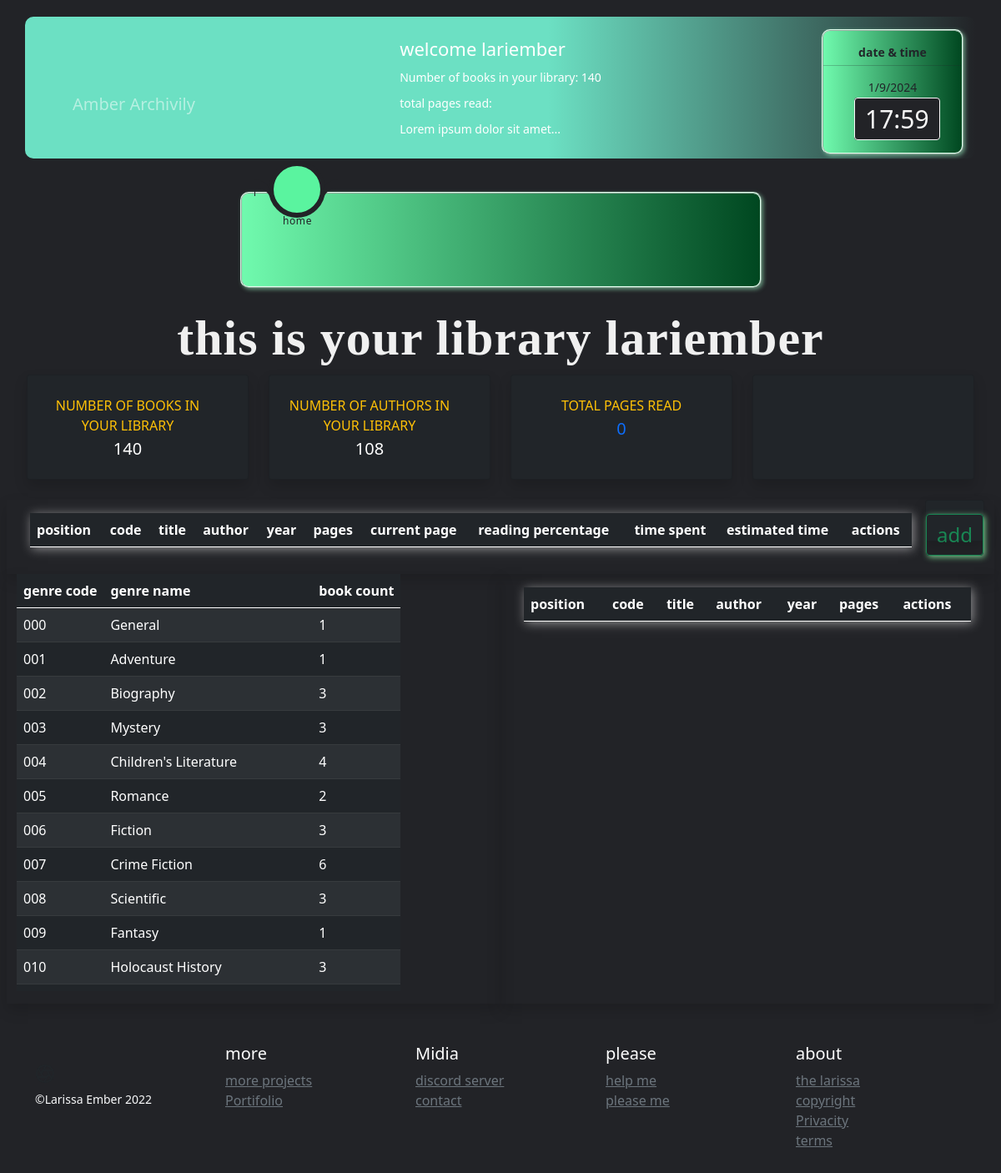
/about_your_library (signed in), run on an earlier commit of the app's database.
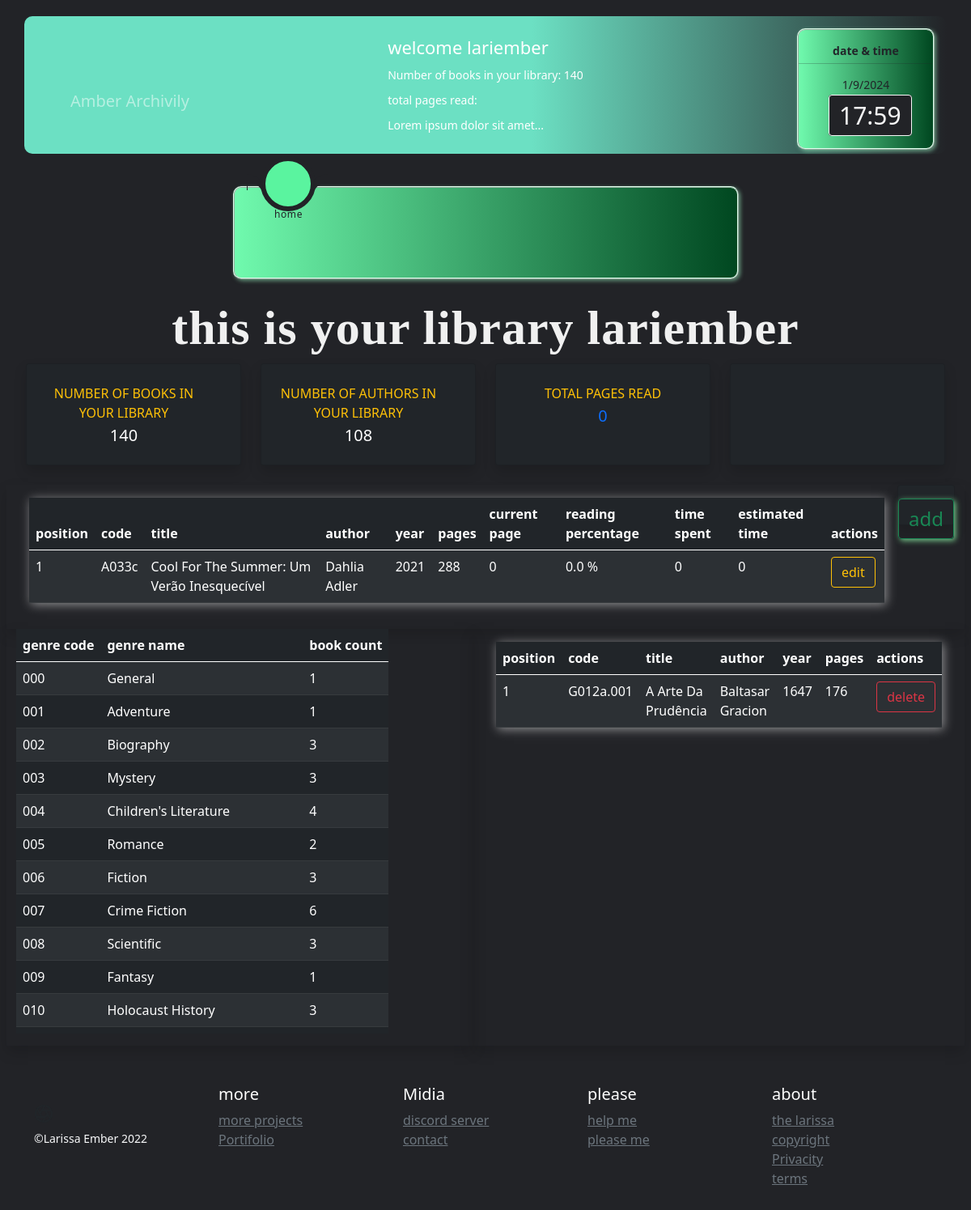
And on a later commit of the database.
### app/__init__.py (models this page shows, shortened)
class User(db.Model):
    __tablename__ = 'users'
    id = db.Column(db.Integer, primary_key=True)
    username = db.Column(db.String(), unique=True, nullable=False)
    password_hash = db.Column(db.String(), nullable=False)
    name = db.Column(db.String(), nullable=False)
    books = db.relationship('Book', backref='user', lazy=True)
    user_readings = db.relationship('UserReadings', backref='user', lazy=True)  # Adicione este atributo de relacionamento
    @property
    def is_authenticated(self):
        return True

class UserReadings(db.Model):
    __tablename__ = 'user_readings'
    id = db.Column(db.Integer, primary_key=True)
    user_id = db.Column(db.Integer, db.ForeignKey('users.id'), nullable=False)
    book_id = db.Column(db.Integer, db.ForeignKey('books.id'), nullable=False)
    current_page = db.Column(db.Integer)
    reading_percentage = db.Column(db.Float)
    time_spent = db.Column(db.Integer)
    estimated_time = db.Column(db.Integer)

class Book(db.Model):
    __tablename__ = 'books'
    id = db.Column(db.Integer, primary_key=True)
    code = db.Column(db.String(8), unique=True, nullable=False)
    title = db.Column(db.String(200), nullable=False)
    author = db.Column(db.String(100), nullable=False)
    publisher = db.Column(db.String(100), nullable=False)
    year = db.Column(db.Integer, nullable=False)
    pages = db.Column(db.Integer, nullable=False)
    status = db.Column(db.String(50), nullable=False)  # 'available', 'borrowed', or 'ex-libris'
    format = db.Column(db.String(50), nullable=False)  # 'physical', 'e-book', or 'pdf'
    read = db.Column(db.String(10), nullable=False)
    genre = db.Column(db.String(50), nullable=False)
    completion_date = db.Column(db.String(11), nullable=True)
    user_id = db.Column(db.Integer, db.ForeignKey('users.id'), nullable=False)
    user_readings = db.relationship('UserReadings', backref='book', lazy=True)  # Adicione este atributo de relacionamento
    loan_id = db.Column(db.Integer, db.ForeignKey('loans.id'), nullable=True)  # Chave estrangeira para a tabela Loan

### app/controllers/defaut.py (the view)
@app.route('/about_your_library')
def about_your_library():
    user_readings = current_user.user_readings
    user = get_logged_in_user()
    if not user:
        return redirect('/login')
    if db.session.query(func.sum(Book.pages)).filter(Book.read == 'read').scalar() != None:
        total_pages_completed = db.session.query(
            func.sum(Book.pages)).filter(Book.read == 'read').scalar()
    else:
        total_pages_completed = 0
    if db.session.query(func.sum(UserReadings.current_page)).filter(UserReadings.user_id == current_user.id).scalar() != None:
        total_pages_in_progress = db.session.query(func.sum(UserReadings.current_page)).filter(
            UserReadings.user_id == current_user.id).scalar()
    else:
        total_pages_in_progress = 0
    print(total_pages_completed)
    print(total_pages_in_progress)
    sum_pages = total_pages_in_progress + total_pages_completed
    genre_counts = db.session.query(
        Book.genre, func.count(Book.id)).group_by(Book.genre).all()
    borrowed_books = Book.query.filter_by(status='borrowed').all()
    return render_template('about_your_library.html', book_genres=book_genres, user_readings=user_readings, sum_pages=sum_pages, genre_counts=genre_counts, borrowed_books=borrowed_books)

### app/templates/about_your_library.html (shortened to what this page needs)
{% extends 'base.html' %}
{% block content %}
<div class="container-fluid">
    <div class="text-white text-center">
        <h1>this is your library {{ current_user.username }}</h1>
        <div class="row">
            <div class="col-xl-3 col-md-6 mb-4">
                <a href="/your_collection" style="text-decoration: none;" class="list">
                    <div class="card bg-dark border-left-warning shadow h-100 py-2 text-white">
                        <div class="card-body">
                            <div class="row no-gutters align-items-center">
                                <div class="col mr-2">
                                    <div class="text-xs font-weight-bold text-warning text-uppercase mb-1">
                                        number of books in your library</div>
                                    <div class="h5 mb-0 font-weight-bold ">{{ current_user.books|length }}</div>
                                </div>
                            </div>
                        </div>
                    </div>
                </a>
            </div>
            <div class="col-xl-3 col-md-6 mb-4">
                <a href="#" style="text-decoration: none;" class="authour">
                    <div class="card bg-dark border-left-warning shadow h-100 py-2 text-white">
                        <div class="card-body">
                            <div class="row no-gutters align-items-center">
                                <div class="col mr-2">
                                    <div class="text-xs font-weight-bold text-warning text-uppercase mb-1">
                                        Number of authors in your library
                                    </div>
                                    <div class="h5 mb-0 font-weight-bold">{{
                                        current_user.books|map(attribute='author')|unique|list|length }}</div>
                                </div>
                            </div>
                        </div>
                    </div>
                </a>
            </div>
            <div class="col-xl-3 col-md-6 mb-4">
                <a href="/your_collection" style="text-decoration: none;" class="active">
                    <div class="card bg-dark border-left-warning shadow h-100 py-2">
                        <div class="card-body">
                            <div class="row no-gutters align-items-center">
                                <div class="col mr-2">
                                    <div class="text-xs font-weight-bold text-warning text-uppercase mb-1">Total Pages
                                        Read</div>
                                    <div class="h5 mb-0 font-weight-bold text-gray-800">{{ sum_pages or 0 }}
                                    </div>
                                </div>
                            </div>
                        </div>
                    </div>
                </a>
            </div>
            <div class="col-xl-3 col-md-6 mb-4">
                <a href="/your_collection" style="text-decoration: none;" class="active">
                    <div class="card bg-dark border-left-warning shadow h-100 py-2">
                    </div>
                </a>
            </div>
        </div>
    </div>
</div>
<div class="row">
    <div class="col shadow d-flex justify-content-center">
        <div id="book-genres-table" style="width: auto;" class="card-body table-responsive">
            <table class="table table-striped table-hover table-dark">
                <thead>
                    <tr>
                        <th>position</th>
                        <th>code</th>
                        <th>title</th>
                        <th>author</th>
                        <th>year</th>
                        <th>pages</th>
                        <th>current page</th>
                        <th>reading percentage</th>
                        <th>time spent</th>
                        <th>estimated time</th>
                        <th>actions</th>
                    </tr>
                </thead>
                <tbody>
                    {% for reading in user_readings %}
                    <tr>
                        <td>{{ loop.index }}</td>
                        <td>{{ reading.book.code }}</td>
                        <td>{{ reading.book.title }}</td>
                        <td>{{ reading.book.author }}</td>
                        <td>{{ reading.book.year }}</td>
                        <td>{{ reading.book.pages }}</td>
                        <td>{{ reading.current_page }}</td>
                        <td>{{ reading.reading_percentage }} %</td>
                        <td>{{ reading.time_spent }}</td>
                        <td>{{ reading.estimated_time }}</td>
                        <td><a href="{{ url_for('edit_reading', reading_id=reading.id) }}"
                                class="btn btn-outline-warning">edit</a></td>
                    </tr>
                    {% endfor %}
                </tbody>
            </table>
        </div>
        <div class=" mb-4" style="max-width: 100px; max-height: 50px;">
            <div class="card bg-dark border-left-warning shadow h-100 py-3">
                <a href="/search" class="btn btn-outline-success"
                    style="font-size: 24px; box-shadow: 2px 2px 7px rgb(119, 200, 139);">add</a>
            </div>
        </div>
    </div>
    <div class="col shadow d-flex">
        <div id="book-genres-table" style="width: auto; max-height: 500px; margin-bottom: 15px;"
            class="table-responsive overflow-auto">
            <table class="table table-striped table-hover table-dark">
                <thead>
                    <tr>
                        <th>genre code</th>
                        <th>genre name</th>
                        <th>book count</th>
                    </tr>
                </thead>
                <tbody>
                    {% for code, name in book_genres.items() %}
                    <tr>
                        <td>{{ code }}</td>
                        <td>{{ name }}</td>
                        {% if loop.index0 < genre_counts|length %} <td>{{ genre_counts[loop.index0][1] }}</td>
                            {% else %}
                            <td>0</td>
                            {% endif %}
                    </tr>
                    {% endfor %}
                </tbody>
            </table>
        </div>
    </div>
    <div class="col shadow d-flex justify-content-center">
        <div id="book-genres-table" style="width: auto;" class="card-body table-responsive">
            <table class="table table-striped table-hover table-dark">
                <thead>
                    <tr>
                        <th>position</th>
                        <th>code</th>
                        <th>title</th>
                        <th>author</th>
                        <th>year</th>
                        <th>pages</th>
                        <th>actions</th>
                    </tr>
                </thead>
                <tbody>
                    {% for borrowed in borrowed_books %}
                    <tr>
                        <td>{{ loop.index }}</td>
                        <td>{{ borrowed.code }}</td>
                        <td>{{ borrowed.title }}</td>
                        <td>{{ borrowed.author }}</td>
                        <td>{{ borrowed.year }}</td>
                        <td>{{ borrowed.pages }}</td>
                        <td>
                            <button class="btn btn-outline-danger"
                                onclick="changeStatus({{ borrowed.id }})">delete</button>
                        </td>
                    </tr>
                    {% endfor %}
                </tbody>
            </table>
        </div>
    </div>
</div>
{% endblock %}

### app/templates/base.html (shortened to what this page needs)
<!DOCTYPE html>
<html lang="en">
<head>
  <link rel="stylesheet" href="../static/css/fonts.css" type="text/css">
  <link rel="stylesheet" href="https://cdn.jsdelivr.net/npm/bootstrap@5.0.1/dist/css/bootstrap.min.css">
  <link rel="stylesheet" href="{{ url_for('static', filename='css/style.css') }}">
</head>
<body>
  <div class="d-none d-md-block d-lg-block d-xl-block">
    <header>
      {% if current_user.is_authenticated %}
      <div id="hide" class="container bg-dark text-white">
        <a class="navbar-brand text-white-50" href="/home">Amber Archivily</a>
        <div class="navbar-text">
          {% if current_user.is_authenticated %}
          <h2>welcome {{ current_user.username }}</h2>
          <p>Number of books in your library: {{ current_user.books|length }}</p>
          <p>total pages read: </p>
          <p>Lorem ipsum dolor sit amet...</p>
          {% endif %}
          <div class="datetime">
            <p class="text-dark fw-bold">date & time</p>
            <hr class="bg-dark">
            <p class="text-dark"><span id="date"></span>
            </p>
            <div>
              <time></time>
            </div>
          </div>
        </div>
      </div> {% endif %}
      <div class="d-none d-md-block d-lg-block d-xl-block">
        <nav class="">
          <div class="navigation">
            <ul>
              <li class="list active">
                <a href="/home">
                  <span class="text">home</span>
                </a>
              </li>
              <li class="list">
              </li>
              <li class="list">
              </li>
              <li class="list">
              </li>
              <li class="list">
              </li>
              <li class="list">
              </li>
              <li class="list">
              </li>
              {% if current_user.is_authenticated %}
              <li class="list">
              </li>
              {% endif %}
              <div class="indicator"></div>
            </ul>
          </div>
        </nav>
      </div>
    </header>
  </div>
  <br>
  <main>
    {% block content %}
    {% endblock %}
  </main>
  <footer class="container py-5 d-none d-md-block d-lg-block d-xl-block">
    <div class="row">
      <div class="col-12 col-md">
        <br>
        <small class="d-block mb-3 text-light">&copy;Larissa Ember 2022</small>
      </div>
      <div class="col-6 col-md">
        <h5 class="text-white">more</h5>
        <ul class="list-unstyled text-small">
          <li><a class="link-secondary" href="#">more projects</a></li>
          <li><a class="link-secondary" href="#">Portifolio</a></li>
        </ul>
      </div>
      <div class="col-6 col-md">
        <h5 class="text-white">Midia</h5>
        <ul class="list-unstyled text-small">
          <li><a class="link-secondary" href="https://discord.gg/jWzjDQSE">discord server</a></li>
          <li><a class="link-secondary" href="/profile">contact</a></li>
        </ul>
      </div>
      <div class="col-6 col-md">
        <h5 class="text-white">please</h5>
        <ul class="list-unstyled text-small">
          <li><a class="link-secondary" href="/help">help me</a></li>
          <li><a class="link-secondary" href="#">please me</a></li>
        </ul>
      </div>
      <div class="col-6 col-md">
        <h5 class="text-white">about</h5>
        <ul class="list-unstyled text-small">
          <li><a class="link-secondary" href="/profile">the larissa</a></li>
          <li><a class="link-secondary" href="/copyright">copyright</a></li>
          <li><a class="link-secondary" href="/only_fans">Privacity</a></li>
          <li><a class="link-secondary" href="/terms">terms</a></li>
        </ul>
      </div>
    </div>
  </footer>
</body>
</html>

What changed in the data, as far as the page shows it:
added UserReadings: book.code "A033c", book "Cool For The Summer: Um Verão Inesquecível", book.author "Dahlia Adler", book.year "2021", book.pages "288", current_page "0", reading_percentage "0.0", time_spent "0", estimated_time "0"
now on this page (row edited): Book: code "G012a.001", title "A Arte Da Prudência", author "Baltasar Gracion", year "1647", pages "176"
